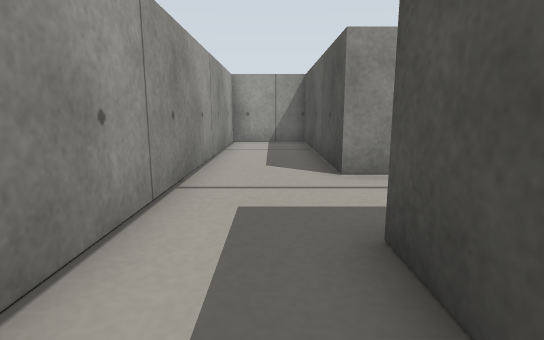
View 1 (above)

18 first-person views from a walk through a Gazebo world. The camera is 0.22 m above the floor, tilts 10° down and sees 80° across. The floor is counted in squares, 0.2 m on a side. Each view is taken from the middle of a square. On the plan, view 1 faces up. The plan holds only what a view shows up to about 13 squares ahead; the rest is blank.

View 2
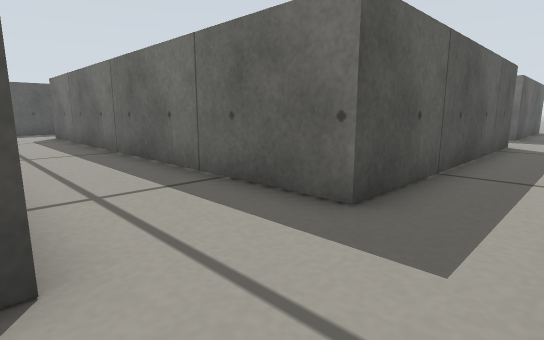

View 3
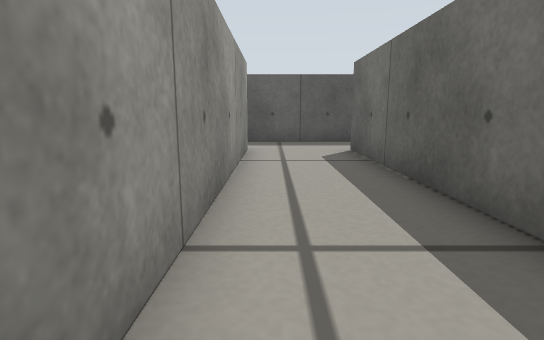

View 4
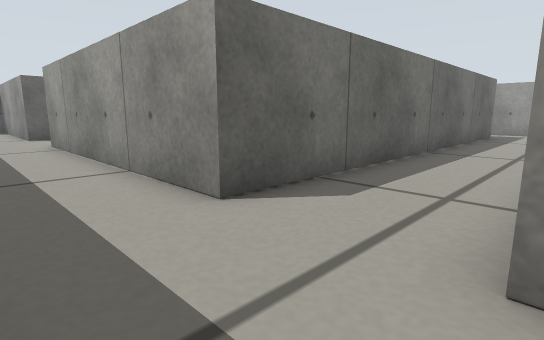

View 5
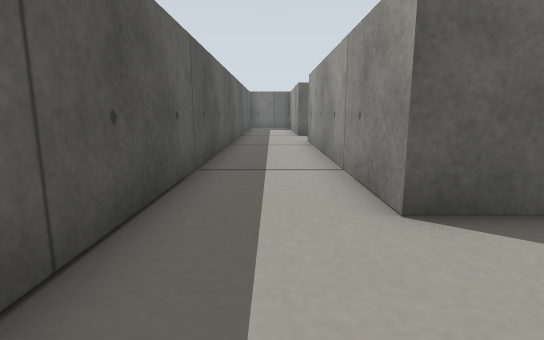

View 6
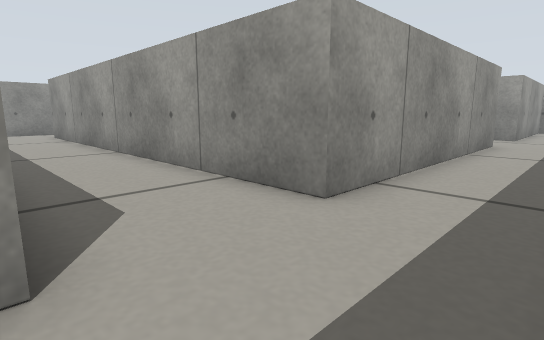

View 7
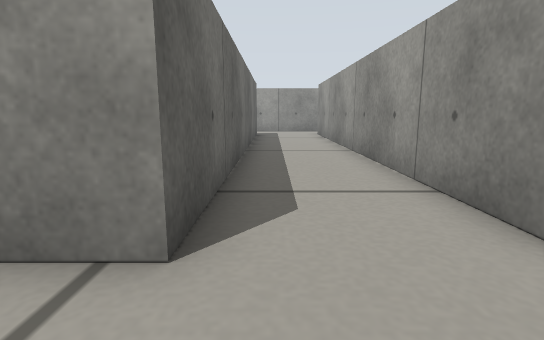

View 8
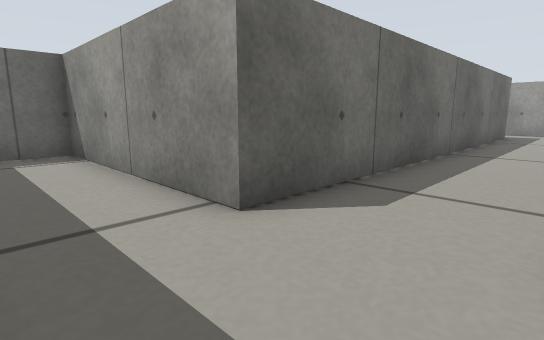

View 9
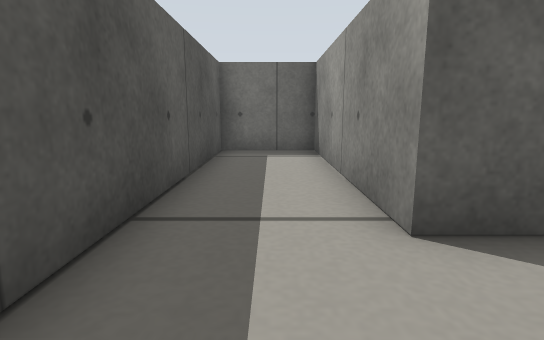

View 10
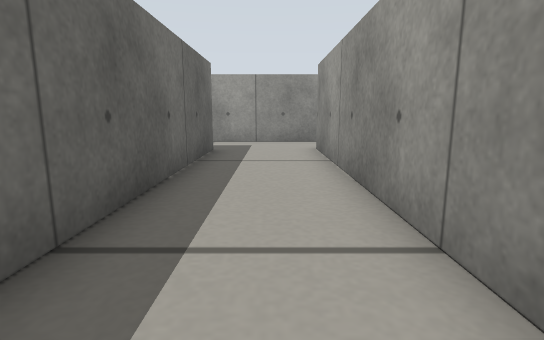

View 11
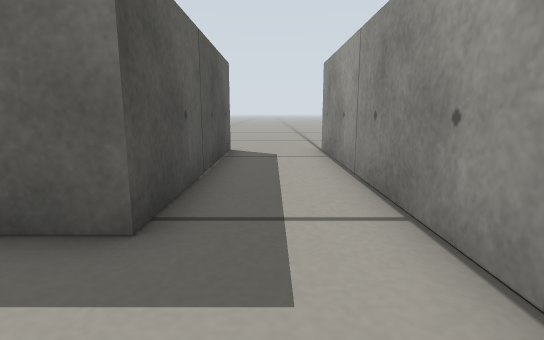

View 12
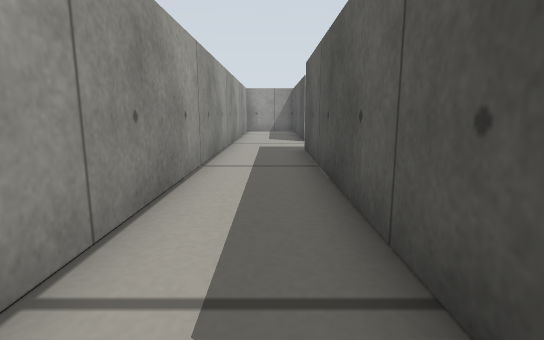

View 13
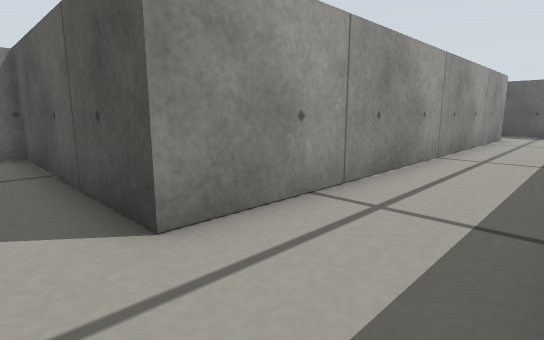

View 14
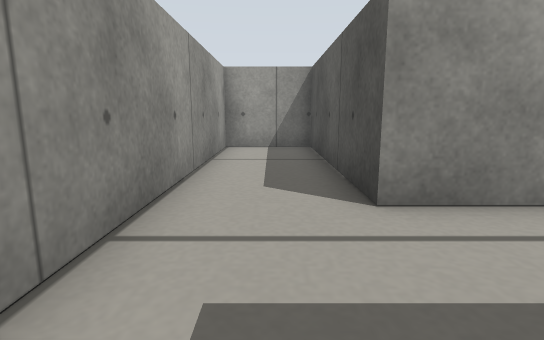

View 15
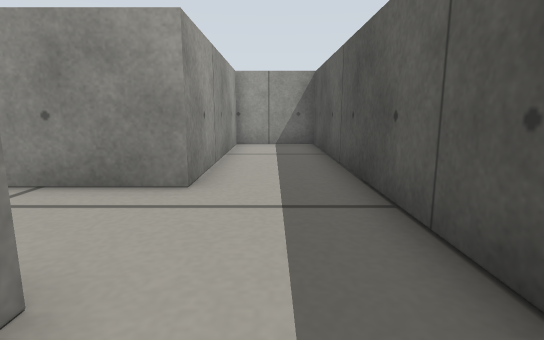

View 16
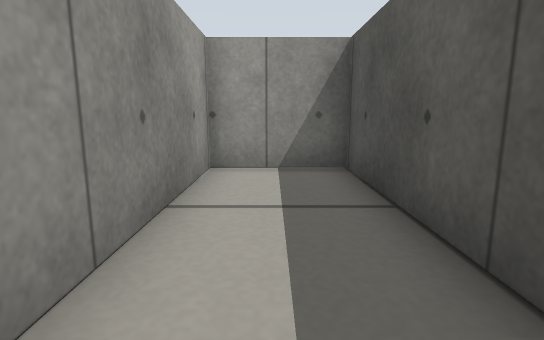

View 17
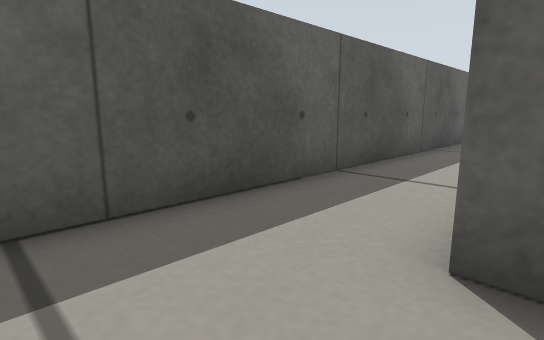

View 18
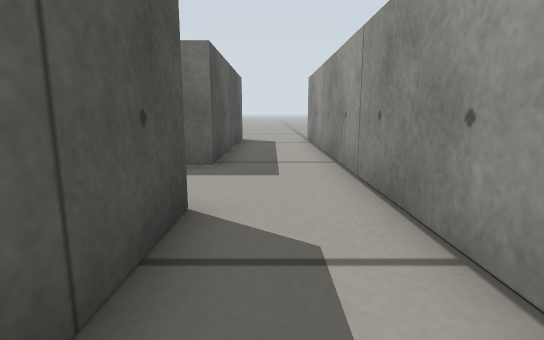

### Floor plan
Points are (right, up) in squares from view 1. A wall is a line through its corners. A room is listed if a view was taken in it or the views show most of it. See-through windows are left out.
Room 1 (views 1, 2, 3, 4, 5, 6, 7, 8, 9, 10, 11, 12, 13, 14, 15, 16, 17, 18)
walls: (15.8, -6.6) (1, -6.6) (1, 2.7) (15.8, 2.7) (15.8, -6.6); (1.3, -16.9) (1.3, -9.8) (15.8, -9.8) (15.8, -16.5) (18.5, -16.5) (18.5, 12.5) (15.8, 12.5) (15.8, 5.7) (1.3, 5.7) (1.3, 12.5) (-1.5, 12.5) (-1.5, -16.9)
ways out: opening at (1, -17.5)

Where each view was taken, in squares from view 1:
view 1: 0 up, 0 right, facing up
view 2: 6 up, 1 left, facing down-right
view 3: 5 up, 6 right, facing right
view 4: 6 up, 18 right, facing down-left
view 5: 6 up, 17 right, facing down
view 6: 10 down, 18 right, facing up-left
view 7: 9 down, 18 right, facing left
view 8: 7 down, 18 right, facing down-left
view 9: 7 down, 17 right, facing down
view 10: 8 down, 11 right, facing left
view 11: 7 down, 0 right, facing down
view 12: 7 down, 0 right, facing up
view 13: 3 up, 0 right, facing up-right
view 14: 2 up, 0 right, facing up
view 15: 1 up, 17 right, facing up
view 16: 6 up, 17 right, facing up
view 17: 5 up, 15 right, facing down-right
view 18: 3 down, 0 right, facing down
